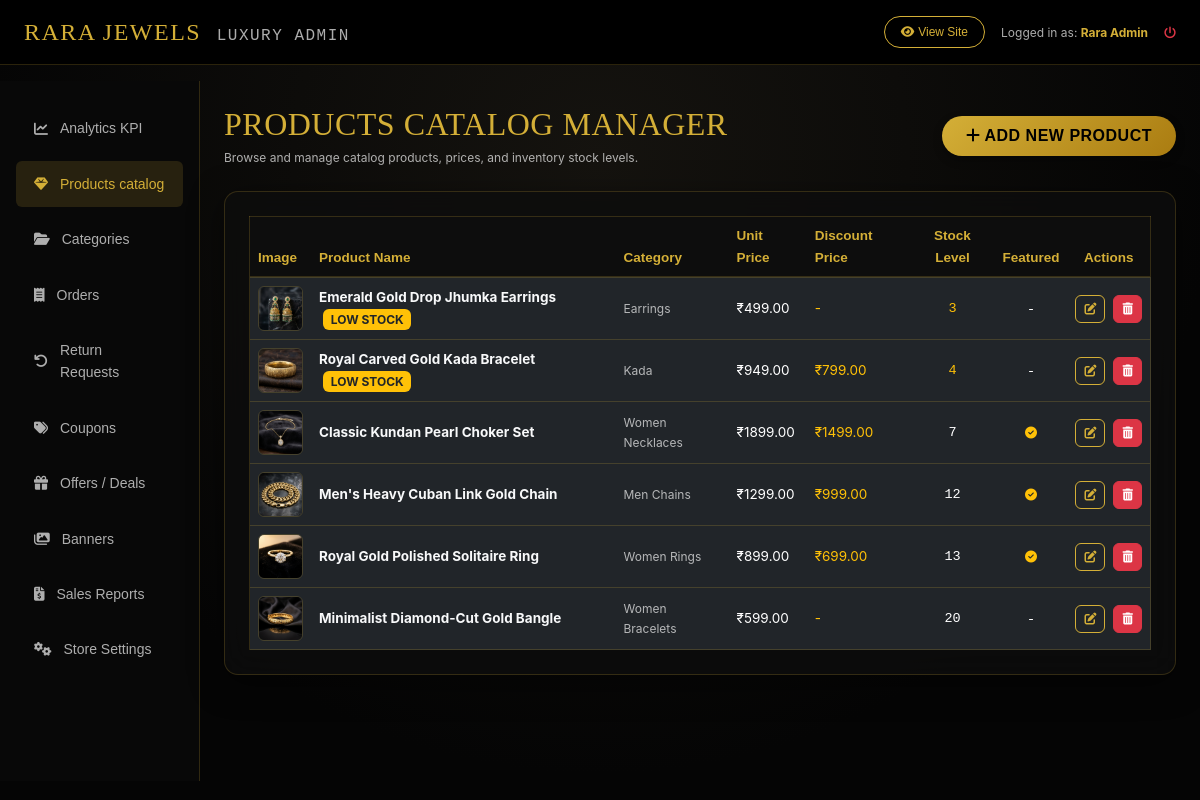
The page /luxury-admin/products/ (signed in) on the database its author committed.
### accounts/models.py (models this page shows, shortened)
class User(AbstractBaseUser, PermissionsMixin):
    email = models.EmailField(unique=True)
    name = models.CharField(max_length=255)
    mobile = models.CharField(max_length=15)
    is_active = models.BooleanField(default=True)
    is_staff = models.BooleanField(default=False)
    date_joined = models.DateTimeField(default=timezone.now)
    objects = CustomUserManager()
    USERNAME_FIELD = 'email'
    REQUIRED_FIELDS = ['name', 'mobile']

### shop/models.py (models this page shows, shortened)
class Product(models.Model):
    name = models.CharField(max_length=255)
    slug = models.SlugField(max_length=255, unique=True, blank=True)
    description = models.TextField()
    price = models.DecimalField(max_digits=10, decimal_places=2)
    discount_price = models.DecimalField(max_digits=10, decimal_places=2, null=True, blank=True)
    category = models.ForeignKey(Category, on_delete=models.CASCADE, related_name='products')
    stock = models.IntegerField(default=0)
    is_featured = models.BooleanField(default=False)
    is_new_arrival = models.BooleanField(default=True)
    is_best_seller = models.BooleanField(default=False)
    is_trending = models.BooleanField(default=False)
    view_count = models.IntegerField(default=0)
    created_at = models.DateTimeField(auto_now_add=True)
    updated_at = models.DateTimeField(auto_now=True)
    @property
    def primary_image(self):
        primary = self.images.filter(is_primary=True).first()
        if primary:
            return primary.image.url
        first = self.images.first()
        if first:
            return first.image.url
        return '/static/images/product-placeholder.jpg'

class ProductImage(models.Model):
    product = models.ForeignKey(Product, on_delete=models.CASCADE, related_name='images')
    image = models.ImageField(upload_to='products/')
    is_primary = models.BooleanField(default=False)

class Category(models.Model):
    name = models.CharField(max_length=100)
    slug = models.SlugField(max_length=120, unique=True, blank=True)
    parent = models.ForeignKey('self', on_delete=models.CASCADE, null=True, blank=True, related_name='subcategories')
    image = models.ImageField(upload_to='categories/', null=True, blank=True)
    active = models.BooleanField(default=True)
    description = models.TextField(blank=True)
    class Meta:
        verbose_name_plural = 'categories'

### shop/admin_views.py (the view)
# urls.py: path('luxury-admin/products/', admin_views.admin_products_view, name='admin_products'),
@superuser_required
def admin_products_view(request):
    products = Product.objects.select_related('category').all().order_by('stock', '-id')
    return render(request, 'admin_dashboard/products.html', {'products': products})

### shop/admin_views.py (called while the page is built)
def superuser_required(view_func):
    return user_passes_test(
        lambda u: u.is_authenticated and u.is_superuser,
        login_url='accounts:login'
    )(view_func)

### shop/context_processors.py (called while the page is built)
def store_context(request):
    parent_categories = Category.objects.filter(parent=None).prefetch_related('subcategories')
    cart_items_count = 0
    cart = None
    if request.user.is_authenticated:
        cart = Cart.objects.filter(user=request.user).first()
    else:
        session_key = request.session.session_key
        if session_key:
            cart = Cart.objects.filter(session_id=session_key).first()
    if cart:
        cart_items_count = cart.items_count
    wishlist_count = 0
    if request.user.is_authenticated:
        wishlist_count = Wishlist.objects.filter(user=request.user).count()
    settings_obj = StoreSetting.get_settings()
    return {
        'nav_categories': parent_categories,
        'cart_count': cart_items_count,
        'wishlist_count': wishlist_count,
        'store_settings': settings_obj,
        'current_year': timezone.now().year
    }

### shop/models.py (called while the page is built)
    @classmethod
    def get_settings(cls):
        obj, created = cls.objects.get_or_create(id=1)
        return obj

    @property
    def items_count(self):
        return sum(item.quantity for item in self.items.all())

### templates/admin_dashboard/products.html (shortened to what this page needs)
{% extends 'admin_dashboard/base_admin.html' %}
{% load static %}
{% block admin_content %}
<div class="d-flex justify-content-between align-items-center mb-4 flex-wrap gap-2">
    <div>
        <h2 class="playfair-font text-gold mb-1">PRODUCTS CATALOG MANAGER</h2>
        <p class="text-xs text-light-dim mb-0">Browse and manage catalog products, prices, and inventory stock levels.</p>
    </div>
    <div>
        <a href="{% url 'shop:admin_product_create' %}" class="btn btn-gold rounded-pill px-4 py-2 font-semibold">
            <i class="fa-solid fa-plus me-1"></i>ADD NEW PRODUCT
        </a>
    </div>
</div>
<div class="glass-card p-4">
    <div class="table-responsive">
        <table class="table table-dark table-luxury m-0 text-sm align-middle">
            <thead>
                <tr>
                    <th>Image</th>
                    <th>Product Name</th>
                    <th>Category</th>
                    <th>Unit Price</th>
                    <th>Discount Price</th>
                    <th class="text-center">Stock Level</th>
                    <th class="text-center">Featured</th>
                    <th class="text-center">Actions</th>
                </tr>
            </thead>
            <tbody>
                {% for p in products %}
                <tr class="{% if p.stock == 0 %}table-danger bg-opacity-10{% endif %}">
                    <td style="width: 60px;">
                        <img src="{{ p.primary_image }}" class="rounded" style="width: 45px; height: 45px; object-fit: cover; border: 1px solid var(--glass-border);">
                    </td>
                    <td>
                        <strong class="text-light">{{ p.name }}</strong>
                        {% if p.stock == 0 %}
                            <span class="badge bg-danger ms-1 text-xs">OUT OF STOCK</span>
                        {% elif p.stock <= 5 %}
                            <span class="badge bg-warning text-dark ms-1 text-xs">LOW STOCK</span>
                        {% endif %}
                    </td>
                    <td class="text-light-dim text-xs">{{ p.category.name }}</td>
                    <td>₹{{ p.price }}</td>
                    <td class="text-warning">{% if p.discount_price %}₹{{ p.discount_price }}{% else %}-{% endif %}</td>
                    <td class="text-center font-monospace {% if p.stock == 0 %}text-danger font-semibold{% elif p.stock <= 5 %}text-warning{% endif %}">
                        {{ p.stock }}
                    </td>
                    <td class="text-center text-xs">
                        {% if p.is_featured %}<i class="fa-solid fa-circle-check text-warning"></i>{% else %}-{% endif %}
                    </td>
                    <td class="text-center">
                        <div class="d-flex gap-2 justify-content-center">
                            <a href="{% url 'shop:admin_product_update' p.pk %}" class="btn btn-xs btn-outline-gold px-2 py-1 text-xs" title="Edit Product"><i class="fa-solid fa-pen-to-square"></i></a>
                            <a href="{% url 'shop:admin_product_delete' p.pk %}" class="btn btn-xs btn-danger px-2 py-1 text-xs" title="Delete Product" onclick="return confirm('Are you sure you want to delete this product?');"><i class="fa-solid fa-trash-can"></i></a>
                        </div>
                    </td>
                </tr>
                {% empty %}
                <tr>
                    <td colspan="8" class="text-center py-4 text-light-dim italic">No products registered yet. Click Add Product to register first.</td>
                </tr>
                {% endfor %}
            </tbody>
        </table>
    </div>
</div>
{% endblock %}

### templates/admin_dashboard/base_admin.html (shortened to what this page needs)
{% load static %}
<!DOCTYPE html>
<html lang="en">
<head>
    <link href="https://cdn.jsdelivr.net/npm/bootstrap@5.3.0/dist/css/bootstrap.min.css" rel="stylesheet">
    <link rel="stylesheet" href="https://cdnjs.cloudflare.com/ajax/libs/font-awesome/6.4.0/css/all.min.css">
    <link rel="stylesheet" href="{% static 'css/style.css' %}">
</head>
<body class="luxury-bg">
    <nav class="navbar navbar-expand-lg bg-black border-bottom border-gold-dim sticky-top py-2">
        <div class="container-fluid px-4">
            <a class="navbar-brand text-gold playfair-font fs-4 tracking-wide" href="{% url 'shop:admin_dashboard' %}">
                RARA JEWELS <span class="fs-6 text-light-dim font-monospace ms-2">LUXURY ADMIN</span>
            </a>
            <div class="d-flex align-items-center gap-3">
                <a href="{% url 'shop:home' %}" class="btn btn-xs btn-outline-gold rounded-pill px-3 text-xs"><i class="fa-solid fa-eye me-1"></i>View Site</a>
                <span class="text-xs text-light-dim">Logged in as: <strong class="text-gold">{{ user.name }}</strong></span>
                <a href="{% url 'accounts:logout' %}" class="text-danger text-xs hover-text-gold"><i class="fa-solid fa-power-off"></i></a>
            </div>
        </div>
    </nav>
    <div class="container-fluid px-0">
        <div class="row g-0">
            <div class="col-md-3 col-lg-2 admin-sidebar py-4 px-3">
                <div class="nav flex-column gap-1">
                    <a class="admin-nav-link" href="{% url 'shop:admin_dashboard' %}" id="nav-dashboard">
                        <i class="fa-solid fa-chart-line"></i>Analytics KPI
                    </a>
                    <a class="admin-nav-link" href="{% url 'shop:admin_products' %}" id="nav-products">
                        <i class="fa-solid fa-gem"></i>Products catalog
                    </a>
                    <a class="admin-nav-link" href="{% url 'shop:admin_categories' %}" id="nav-categories">
                        <i class="fa-solid fa-folder-open"></i>Categories
                    </a>
                    <a class="admin-nav-link" href="{% url 'shop:admin_orders' %}" id="nav-orders">
                        <i class="fa-solid fa-receipt"></i>Orders
                    </a>
                    <a class="admin-nav-link" href="{% url 'shop:admin_returns' %}" id="nav-returns">
                        <i class="fa-solid fa-arrow-rotate-left"></i>Return Requests
                    </a>
                    <a class="admin-nav-link" href="{% url 'shop:admin_coupons' %}" id="nav-coupons">
                        <i class="fa-solid fa-tags"></i>Coupons
                    </a>
                    <a class="admin-nav-link" href="{% url 'shop:admin_offers' %}" id="nav-offers">
                        <i class="fa-solid fa-gift"></i>Offers / Deals
                    </a>
                    <a class="admin-nav-link" href="{% url 'shop:admin_banners' %}" id="nav-banners">
                        <i class="fa-solid fa-images"></i>Banners
                    </a>
                    <a class="admin-nav-link" href="{% url 'shop:admin_reports' %}" id="nav-reports">
                        <i class="fa-solid fa-file-invoice-dollar"></i>Sales Reports
                    </a>
                    <a class="admin-nav-link" href="{% url 'shop:admin_settings' %}" id="nav-settings">
                        <i class="fa-solid fa-gears"></i>Store Settings
                    </a>
                </div>
            </div>
            <div class="col-md-9 col-lg-10 p-4">
                {% block admin_content %}{% endblock %}
            </div>
        </div>
    </div>
</body>
</html>

### static/css/style.css (style rules this page uses)
:root { --gold: #D4AF37; --gold-dark: #AA7C11; --gold-light: #F3E5AB; --gold-dim: rgba(212, 175, 55, 0.4); --gold-dimmer: rgba(212, 175, 55, 0.15); --dark-deep: #050505; --dark-velvet: #0d0d0d; --dark-grey: #1a1a1a; --dark-light: #2c2c2c; --glass-bg: rgba(13, 13, 13, 0.75); --glass-border: rgba(212, 175, 55, 0.2); --gold-glow: 0 0 15px rgba(212, 175, 55, 0.35); --shadow-premium: 0 8px 32px 0 rgba(0, 0, 0, 0.5); --font-heading: 'Outfit', sans-serif; --font-brand: 'Playfair Display', serif; --font-body: 'Inter', sans-serif; }
body { background-color: var(--dark-deep); color: #f5f5f5; font-family: var(--font-body); font-size: 15px; line-height: 1.6; overflow-x: hidden; }
.luxury-bg { background: radial-gradient(circle at 50% 20%, #15130f 0%, var(--dark-deep) 70%); background-attachment: fixed; }
h1, h2, h3, h4, h5, h6 { font-family: var(--font-heading); letter-spacing: 0.5px; font-weight: 500; }
.playfair-font { font-family: var(--font-brand) !important; }
a { color: var(--gold); text-decoration: none; transition: all 0.3s ease; }
.text-gold { color: var(--gold) !important; }
.text-light-dim { color: rgba(245, 245, 245, 0.7) !important; }
.border-gold-dim { border-color: var(--glass-border) !important; }
.tracking-wide { letter-spacing: 1.5px !important; }
.text-xs { font-size: 12px !important; }
.text-sm { font-size: 13.5px !important; }
.btn-gold { background: linear-gradient(135deg, var(--gold) 0%, var(--gold-dark) 100%); color: #000 !important; border: none; font-family: var(--font-heading); font-weight: 600; letter-spacing: 0.5px; transition: all 0.3s cubic-bezier(0.165, 0.84, 0.44, 1); box-shadow: 0 4px 10px rgba(0, 0, 0, 0.3); }
.btn-outline-gold { background-color: transparent; color: var(--gold); border: 1px solid var(--gold); font-family: var(--font-heading); font-weight: 500; transition: all 0.3s ease; }
.glass-card { background: rgba(13, 13, 13, 0.8); backdrop-filter: blur(15px); -webkit-backdrop-filter: blur(15px); border: 1px solid var(--glass-border); box-shadow: var(--shadow-premium); border-radius: 14px; }
.admin-sidebar { background-color: #080808; border-right: 1px solid var(--glass-border); min-height: calc(100vh - 100px); }
.admin-nav-link { color: rgba(245, 245, 245, 0.7); font-family: var(--font-heading); font-size: 14px; padding: 12px 18px; display: flex; align-items: center; gap: 12px; border-radius: 6px; margin-bottom: 5px; }
.admin-nav-link:hover, .admin-nav-link.active { background-color: var(--gold-dimmer); color: var(--gold); }
.table-luxury { background-color: var(--glass-bg); border: 1px solid var(--glass-border); color: #fff; }
.table-luxury th { background-color: #0d0d0d; color: var(--gold); font-family: var(--font-heading); border-bottom: 2px solid var(--glass-border); }

### rows shown on the page
User: name "Rara Admin"
Product: primary_image (picture), name "Emerald Gold Drop Jhumka Earrings", shows "LOW STOCK", category.name "Earrings", price "499.00", stock "3"
Product: primary_image (picture), name "Royal Carved Gold Kada Bracelet", shows "LOW STOCK", category.name "Kada", price "949.00", discount_price "799.00", stock "4"
Product: primary_image (picture), name "Classic Kundan Pearl Choker Set", category.name "Women Necklaces", price "1899.00", discount_price "1499.00", stock "7", is_featured True (drawn)
Product: primary_image (picture), name "Men's Heavy Cuban Link Gold Chain", category.name "Men Chains", price "1299.00", discount_price "999.00", stock "12", is_featured True (drawn)
Product: primary_image (picture), name "Royal Gold Polished Solitaire Ring", category.name "Women Rings", price "899.00", discount_price "699.00", stock "13", is_featured True (drawn)
Product: primary_image (picture), name "Minimalist Diamond-Cut Gold Bangle", category.name "Women Bracelets", price "599.00", stock "20"
